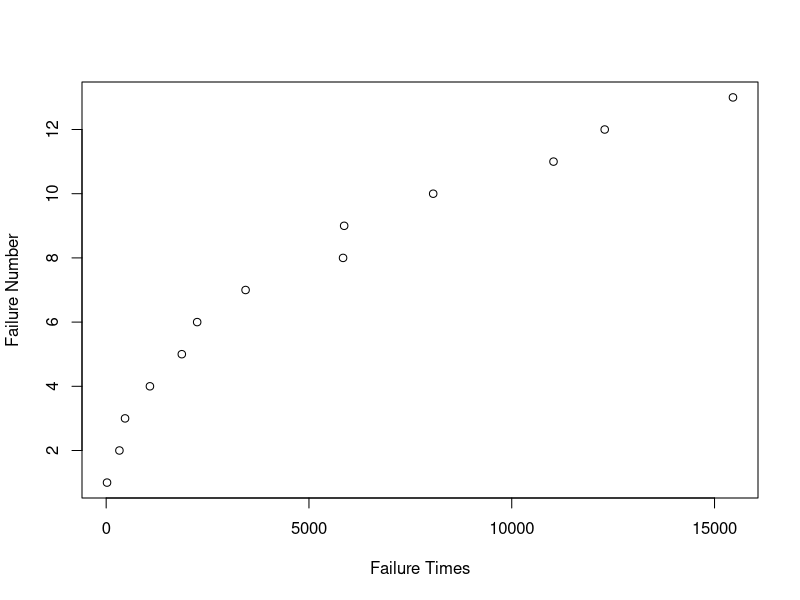

The R source for this figure:
#!/usr/bin/env Rscript
DATAPATH <- Sys.getenv("DATAPATH")

#R commands and output:


## A function to generate 13 random repair times 
## and plot the results follows.
## The user provides N, a, and b.

powersim=function(N,a,b){

  U=runif(N)
  Y= rep(NA,N)
  Y[1]= ((-1/a)* log(U[1]) ) ^(1/b)
  for ( i in 2:N){
    Y[i]= ( (Y[i-1])^b - (1/a)* (log(U[i]) ) )^ (1/b) 
  }
  plot(Y, 1:N,xlab="Failure Times", ylab="Failure Number")
  return(list(Y = Y))
}

## Run the function.
ex = powersim(13,.2,.4)

ex$Y

#>  [1]     7.129044    62.825997    79.998949   456.669847   600.635556
#>  [6]   982.997682  5892.529347  6242.845270  7786.899615 10462.573861
#> [11] 11941.892215 12570.738837 25737.514277
